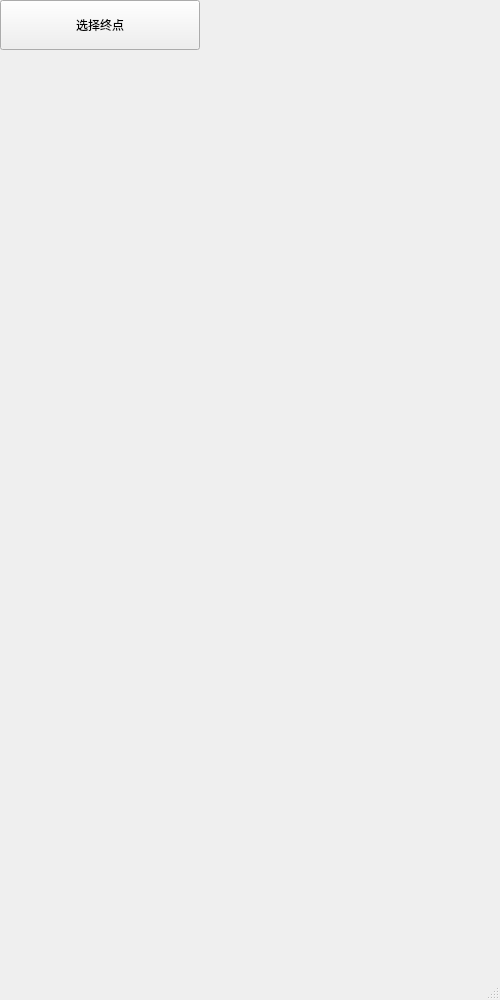
<?xml version="1.0" encoding="UTF-8"?>
<ui version="4.0">
 <class>SettingChooseClass</class>
 <widget class="QMainWindow" name="SettingChooseClass">
  <property name="geometry">
   <rect>
    <x>0</x>
    <y>0</y>
    <width>500</width>
    <height>1000</height>
   </rect>
  </property>
  <property name="minimumSize">
   <size>
    <width>500</width>
    <height>1000</height>
   </size>
  </property>
  <property name="maximumSize">
   <size>
    <width>500</width>
    <height>1000</height>
   </size>
  </property>
  <property name="windowTitle">
   <string>选项</string>
  </property>
  <widget class="QWidget" name="centralWidget">
   <widget class="QPushButton" name="ChooseDestBtn">
    <property name="geometry">
     <rect>
      <x>0</x>
      <y>0</y>
      <width>200</width>
      <height>50</height>
     </rect>
    </property>
    <property name="text">
     <string>选择终点</string>
    </property>
   </widget>
  </widget>
  <widget class="QStatusBar" name="statusBar"/>
 </widget>
 <layoutdefault spacing="6" margin="11"/>
 <resources/>
 <connections/>
</ui>
